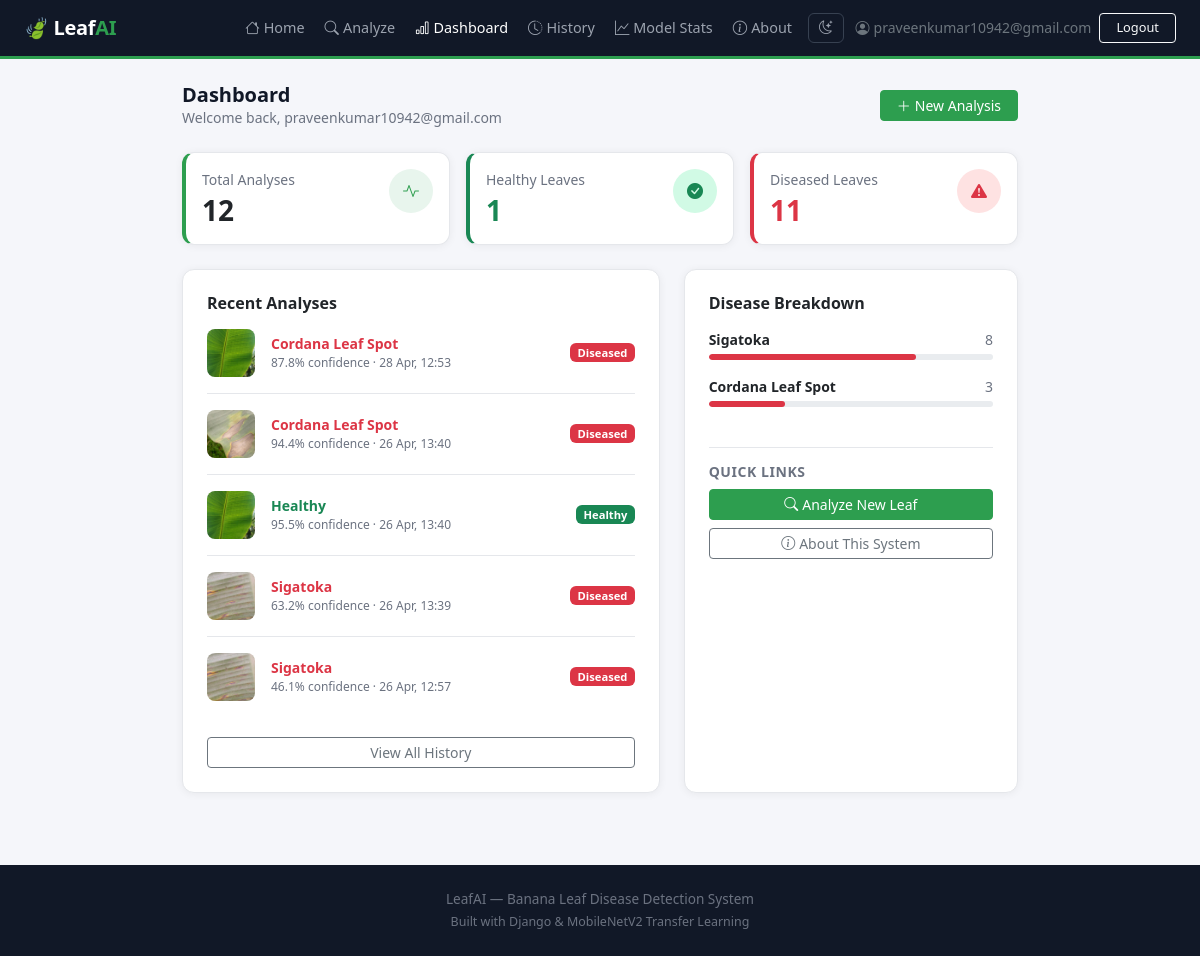
The page /dashboard/ (signed in) on the database its author committed.
### predictor/models.py (models this page shows, shortened)
class Prediction(models.Model):
    user       = models.ForeignKey(User, on_delete=models.CASCADE)
    image      = models.ImageField(upload_to='uploads/')
    disease    = models.CharField(max_length=100)
    confidence = models.FloatField()
    is_healthy = models.BooleanField(default=False)
    created_at = models.DateTimeField(auto_now_add=True)
    class Meta:
        ordering = ['-created_at']

### predictor/views.py (the view)
# urls.py: path('dashboard/', views.dashboard, name='dashboard'),
@login_required
def dashboard(request):
    total    = Prediction.objects.filter(user=request.user).count()
    healthy  = Prediction.objects.filter(user=request.user, is_healthy=True).count()
    diseased = total - healthy
    recent   = Prediction.objects.filter(user=request.user)[:5]
    disease_counts = (
        Prediction.objects
        .filter(user=request.user, is_healthy=False)
        .values('disease')
        .annotate(count=Count('disease'))
        .order_by('-count')
    )
    return render(request, 'predictor/dashboard.html', {
        'total': total,
        'healthy': healthy,
        'diseased': diseased,
        'recent': recent,
        'disease_counts': disease_counts,
    })

### predictor/templates/predictor/dashboard.html (shortened to what this page needs)
{% extends "base.html" %}
{% block content %}
<div class="d-flex justify-content-between align-items-center mb-4">
  <div>
    <h5 class="fw-bold mb-0">Dashboard</h5>
    <p class="text-muted small mb-0">Welcome back, {{ user.username }}</p>
  </div>
  <a href="{% url 'upload' %}" class="btn btn-primary btn-sm px-3">
    <i class="bi bi-plus-lg me-1"></i>New Analysis
  </a>
</div>
<div class="row g-3 mb-4">
  <div class="col-sm-4">
    <div class="card p-3 stat-card h-100">
      <div class="d-flex justify-content-between align-items-start">
        <div>
          <p class="text-muted small mb-1">Total Analyses</p>
          <h3 class="fw-bold mb-0">{{ total }}</h3>
        </div>
        <div class="rounded-circle bg-green-light d-flex align-items-center justify-content-center"
             style="width:44px; height:44px;">
          <i class="bi bi-activity text-green"></i>
        </div>
      </div>
    </div>
  </div>
  <div class="col-sm-4">
    <div class="card p-3 h-100" style="border-left: 4px solid #198754;">
      <div class="d-flex justify-content-between align-items-start">
        <div>
          <p class="text-muted small mb-1">Healthy Leaves</p>
          <h3 class="fw-bold mb-0 text-success">{{ healthy }}</h3>
        </div>
        <div class="rounded-circle d-flex align-items-center justify-content-center"
             style="width:44px; height:44px; background:#d1fae5;">
          <i class="bi bi-check-circle-fill text-success"></i>
        </div>
      </div>
    </div>
  </div>
  <div class="col-sm-4">
    <div class="card p-3 h-100" style="border-left: 4px solid #dc3545;">
      <div class="d-flex justify-content-between align-items-start">
        <div>
          <p class="text-muted small mb-1">Diseased Leaves</p>
          <h3 class="fw-bold mb-0 text-danger">{{ diseased }}</h3>
        </div>
        <div class="rounded-circle d-flex align-items-center justify-content-center"
             style="width:44px; height:44px; background:#fee2e2;">
          <i class="bi bi-exclamation-triangle-fill text-danger"></i>
        </div>
      </div>
    </div>
  </div>
</div>
<div class="row g-4">
  <div class="col-md-7">
    <div class="card p-4 h-100">
      <h6 class="fw-semibold mb-3">Recent Analyses</h6>
      {% if recent %}
        {% for p in recent %}
        <div class="d-flex align-items-center gap-3 mb-3 pb-3 {% if not forloop.last %}border-bottom{% endif %}">
          <img src="{{ p.image.url }}" alt=""
               style="width:48px; height:48px; object-fit:cover; border-radius:8px; flex-shrink:0;">
          <div class="flex-grow-1 min-w-0">
            <div class="fw-semibold small text-truncate">
              {% if p.is_healthy %}
                <span class="text-success">{{ p.disease }}</span>
              {% else %}
                <span class="text-danger">{{ p.disease }}</span>
              {% endif %}
            </div>
            <div class="text-muted" style="font-size:.75rem;">
              {{ p.confidence }}% confidence · {{ p.created_at|date:"d M, H:i" }}
            </div>
          </div>
          <span class="badge bg-{{ p.is_healthy|yesno:'success,danger' }}" style="font-size:.7rem;">
            {{ p.is_healthy|yesno:'Healthy,Diseased' }}
          </span>
        </div>
        {% endfor %}
        <a href="{% url 'history' %}" class="btn btn-sm btn-outline-secondary w-100 mt-1">
          View All History
        </a>
      {% else %}
        <div class="text-center text-muted py-4">
          <i class="bi bi-inbox" style="font-size:2rem; opacity:.4;"></i>
          <p class="mt-2 mb-3 small">No analyses yet</p>
          <a href="{% url 'upload' %}" class="btn btn-sm btn-primary">Start Analyzing</a>
        </div>
      {% endif %}
    </div>
  </div>
  <div class="col-md-5">
    <div class="card p-4 h-100">
      <h6 class="fw-semibold mb-3">Disease Breakdown</h6>
      {% if disease_counts %}
        {% for item in disease_counts %}
        <div class="mb-3">
          <div class="d-flex justify-content-between small mb-1">
            <span class="fw-semibold">{{ item.disease }}</span>
            <span class="text-muted">{{ item.count }}</span>
          </div>
          <div class="progress" style="height:6px;">
            <div class="progress-bar bg-danger"
                 style="width: {% widthratio item.count diseased 100 %}%; border-radius:4px;"></div>
          </div>
        </div>
        {% endfor %}
      {% else %}
        <div class="text-center text-muted py-4">
          <i class="bi bi-pie-chart" style="font-size:2rem; opacity:.4;"></i>
          <p class="small mt-2 mb-0">No disease data yet</p>
        </div>
      {% endif %}
      <div class="mt-4 pt-3 border-top">
        <h6 class="fw-semibold mb-2 small text-muted text-uppercase" style="letter-spacing:.04em;">Quick Links</h6>
        <div class="d-grid gap-2">
          <a href="{% url 'upload' %}" class="btn btn-sm btn-primary">
            <i class="bi bi-search me-1"></i>Analyze New Leaf
          </a>
          <a href="{% url 'about' %}" class="btn btn-sm btn-outline-secondary">
            <i class="bi bi-info-circle me-1"></i>About This System
          </a>
        </div>
      </div>
    </div>
  </div>
</div>
{% endblock %}

### templates/base.html (shortened to what this page needs)
<!DOCTYPE html>
<html lang="en" data-theme="light">
<head>
  <link href="https://cdn.jsdelivr.net/npm/bootstrap@5.3.0/dist/css/bootstrap.min.css" rel="stylesheet">
  <link href="https://cdn.jsdelivr.net/npm/bootstrap-icons@1.11.0/font/bootstrap-icons.css" rel="stylesheet">
</head>
<body>
<nav class="navbar navbar-expand-lg px-4 py-2">
  <a class="navbar-brand" href="{% url 'landing' %}">🍃 Leaf<span>AI</span></a>
  <div class="collapse navbar-collapse" id="navMenu">
    <ul class="navbar-nav ms-auto align-items-lg-center gap-1">
      <li class="nav-item">
        <a class="nav-link {% if request.resolver_match.url_name == 'landing' %}active{% endif %}" href="{% url 'landing' %}">
          <i class="bi bi-house me-1"></i>Home
        </a>
      </li>
      {% if user.is_authenticated %}
        <li class="nav-item">
          <a class="nav-link {% if request.resolver_match.url_name == 'upload' %}active{% endif %}" href="{% url 'upload' %}">
            <i class="bi bi-search me-1"></i>Analyze
          </a>
        </li>
        <li class="nav-item">
          <a class="nav-link {% if request.resolver_match.url_name == 'dashboard' %}active{% endif %}" href="{% url 'dashboard' %}">
            <i class="bi bi-bar-chart me-1"></i>Dashboard
          </a>
        </li>
        <li class="nav-item">
          <a class="nav-link {% if request.resolver_match.url_name == 'history' %}active{% endif %}" href="{% url 'history' %}">
            <i class="bi bi-clock-history me-1"></i>History
          </a>
        </li>
      {% endif %}
      <li class="nav-item">
        <a class="nav-link {% if request.resolver_match.url_name == 'model_stats' %}active{% endif %}" href="{% url 'model_stats' %}">
          <i class="bi bi-graph-up me-1"></i>Model Stats
        </a>
      </li>
      <li class="nav-item">
        <a class="nav-link {% if request.resolver_match.url_name == 'about' %}active{% endif %}" href="{% url 'about' %}">
          <i class="bi bi-info-circle me-1"></i>About
        </a>
      </li>
      <li class="nav-item ms-1">
        <button class="theme-btn" onclick="toggleTheme()" id="themeBtn" title="Toggle dark/light mode">
          <i class="bi bi-moon-stars" id="themeIcon"></i>
        </button>
      </li>
      {% if user.is_authenticated %}
        <li class="nav-item ms-2 d-flex align-items-center gap-2">
          <span class="text-secondary small"><i class="bi bi-person-circle me-1"></i>{{ user.username }}</span>
          <form method="post" action="{% url 'logout' %}" class="m-0">
            <button class="btn btn-sm btn-outline-light py-1 px-3" style="font-size:.8rem;">Logout</button>
          </form>
        </li>
      {% endif %}
    </ul>
  </div>
</nav>
<main class="container py-4" style="max-width: 860px;">
  {% block content %}{% endblock %}
</main>
<footer class="text-center py-4 mt-5">
  <div class="container">
    <p class="mb-1">LeafAI — Banana Leaf Disease Detection System</p>
    <p class="mb-0" style="font-size:.78rem;">Built with Django &amp; MobileNetV2 Transfer Learning</p>
  </div>
</footer>
</body>
</html>

### templates/base.html (style rules this page uses)
:root { --green: #2d9e4f; --green-dark: #1e7a3a; --green-light: #e8f5ed; --nav-bg: #111827; --body-bg: #f5f6fa; --card-bg: #ffffff; --text-main: #111827; --text-muted: #6b7280; --border-color: #e5e7eb; }
body { background: var(--body-bg); color: var(--text-main); font-family: 'Segoe UI', sans-serif; min-height: 100vh; transition: background .3s, color .3s; }
.navbar { background: var(--nav-bg) !important; border-bottom: 3px solid var(--green); }
.navbar-brand { font-weight: 700; color: #fff !important; letter-spacing: -.3px; }
.navbar-brand span { color: var(--green); }
.nav-link { color: #9ca3af !important; font-size: .9rem; transition: color .2s; }
.nav-link:hover, .nav-link.active { color: #fff !important; }
.btn-primary { background: var(--green); border-color: var(--green); }
.card { border: 1px solid var(--border-color); border-radius: 12px; background: var(--card-bg); box-shadow: 0 1px 8px rgba(0,0,0,.06); }
.text-muted { color: var(--text-muted) !important; }
.text-green { color: var(--green) !important; }
.bg-green-light { background: var(--green-light) !important; }
.border-bottom { border-color: var(--border-color) !important; }
.border-top { border-color: var(--border-color) !important; }
.stat-card { border-left: 4px solid var(--green); }
a { color: var(--green); }
.theme-btn { background: none; border: 1px solid #374151; color: #9ca3af; border-radius: 6px; padding: 4px 10px; cursor: pointer; font-size: .85rem; transition: all .2s; }
footer { background: var(--nav-bg); color: #6b7280; font-size: .85rem; }

### rows shown on the page
Prediction: image (picture), disease "Cordana Leaf Spot", confidence "87.8", created_at "28 Apr, 12:53", is_healthy "Diseased"
Prediction: image (picture), disease "Cordana Leaf Spot", confidence "94.4", created_at "26 Apr, 13:40", is_healthy "Diseased"
Prediction: image (picture), disease "Healthy", confidence "95.5", created_at "26 Apr, 13:40", is_healthy "Healthy"
Prediction: image (picture), disease "Sigatoka", confidence "63.2", created_at "26 Apr, 13:39", is_healthy "Diseased"
Prediction: image (picture), disease "Sigatoka", confidence "46.1", created_at "26 Apr, 12:57", is_healthy "Diseased"

### other values the page prints
{{ user.username }} "praveenkumar10942@gmail.com"
{{ total }} "12"
{{ healthy }} "1"
{{ diseased }} "11"
{{ item.disease }} "Sigatoka" "Cordana Leaf Spot"
{{ item.count }} "8" "3"
